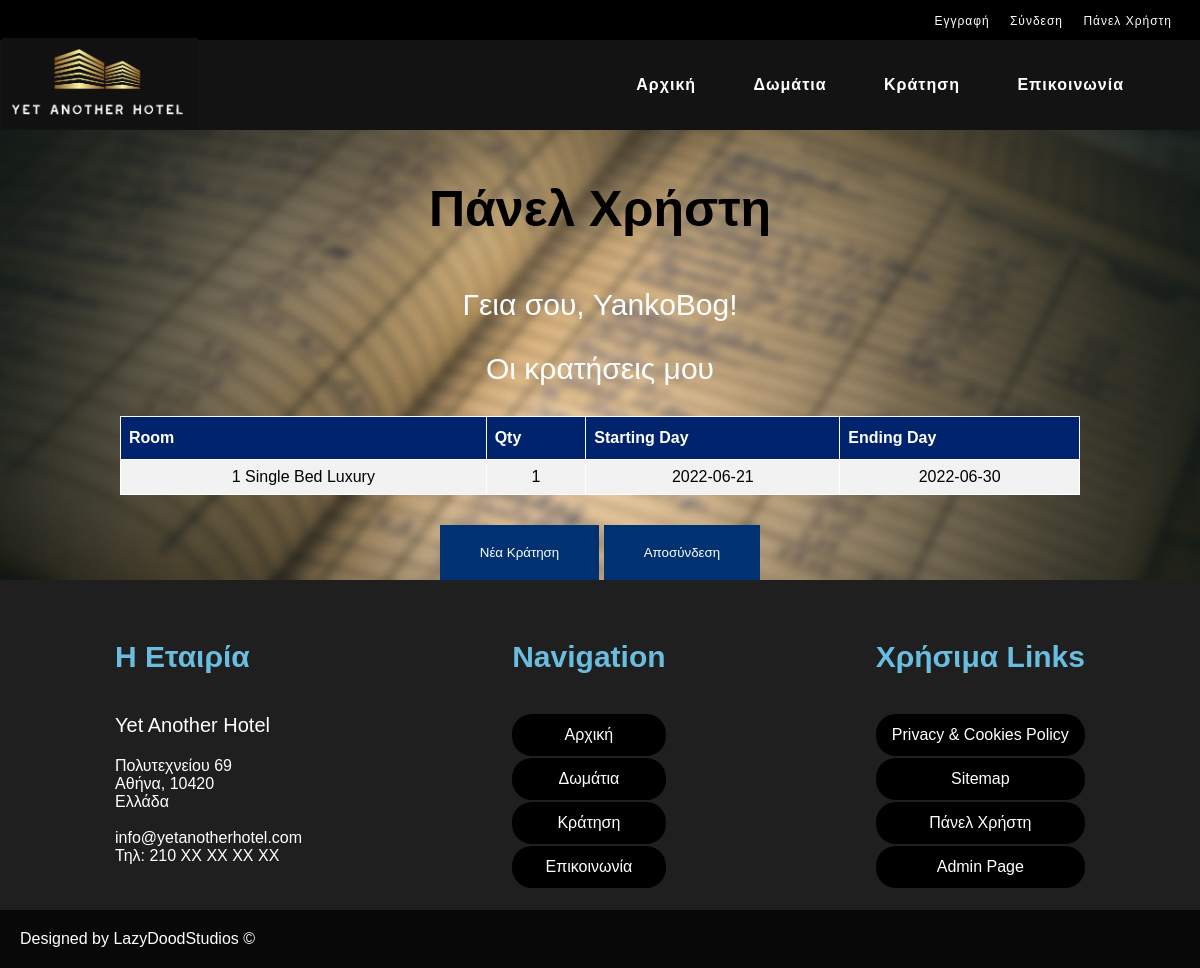
The app's page /dashboard.php (signed in), older data.
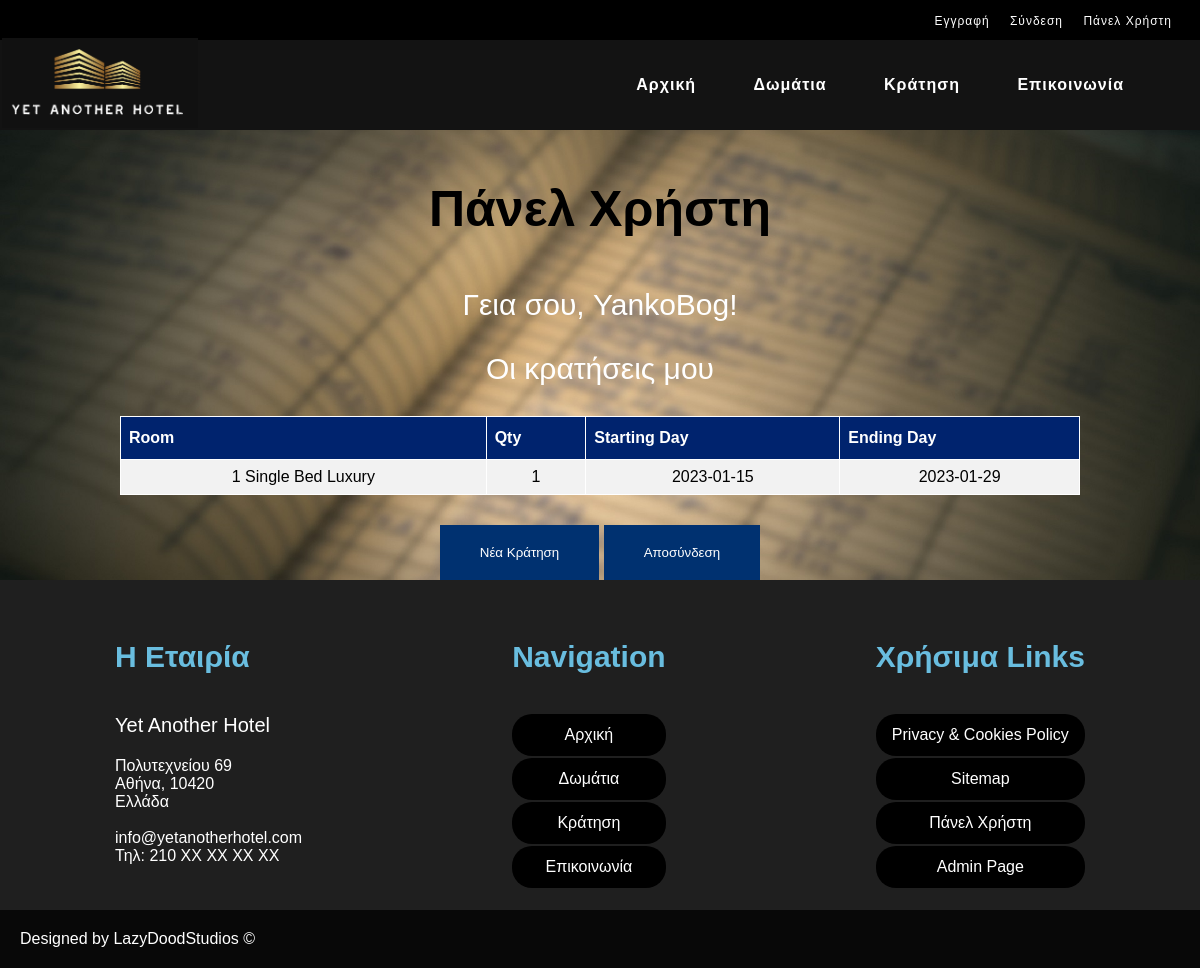
The same page, newer data.
### tables this page shows
CREATE TABLE `reservations` (
  `id` int(10) NOT NULL,
  `room` text NOT NULL,
  `qty` tinyint(4) NOT NULL,
  `date_start` date NOT NULL,
  `date_end` date NOT NULL,
  `username` varchar(50) NOT NULL,
  `user_name` text NOT NULL,
  `user_surname` text NOT NULL,
  `user_number` text NOT NULL,
  `user_email` text NOT NULL
);

### dashboard.php (the view, shortened to what this page needs)
<?php
    require('includes/db.php');
?>
<!DOCTYPE html>
<html>
<head>
    <link rel="stylesheet" href="style.css" />
</head>
<body class="body">
    <div id=dashboard-page>
        <div id="topuserbar">
            <?php include ("includes/userbar.php"); ?>
        </div>
        <div id="navbar">
            <?php include ("includes/navigation.php"); ?>
        </div>
        <h3> Πάνελ Χρήστη </h3>
        <div id=dashboard-landing>
            <p>Γεια σου, <?php echo $_SESSION['username']; ?>!</p>
            <p> Οι κρατήσεις μου</p>
            <div id=table-wrapper>
                <?php
                    if(isset($_SESSION['username'])){
                        $query = "SELECT * FROM reservations WHERE username= '".$_SESSION['username']."'";
                        $result = mysqli_query($con, $query) or die(mysql_error($con));
                        echo    "<table border='1' id='reservation-list'>
                                <tr>
                                <th>Room</th>
                                <th>Qty</th>
                                <th>Starting Day</th>
                                <th>Ending Day</th>
                                </tr>";
                            while($row = mysqli_fetch_array($result)){
                                echo "<tr>";
                                echo "<td>" . $row['room'] . "</td>";
                                echo "<td>" . $row['qty'] . "</td>";
                                echo "<td>" . $row['date_start'] . "</td>";
                                echo "<td>" . $row['date_end'] . "</td>";
                                echo "</tr>";
                            }
                        echo "</table>";
                    }
                ?>
            </div>
            <button type="button" id="button"><a href="reservation.php">Νέα Κράτηση</a></button>
            <button type="button" id="button"><a href="includes/logout.php">Αποσύνδεση</a></button>
        </div>
    </div>
</body>
<footer class="footer">
    <?php
        include ("includes/footer.php");
    ?>
</footer>
</html>

Row changes from the older to the newer data that the page shows:
changed reservations "1 Single Bed Luxury": date_start "2022-06-21" → "2023-01-15"; date_end "2022-06-30" → "2023-01-29"
